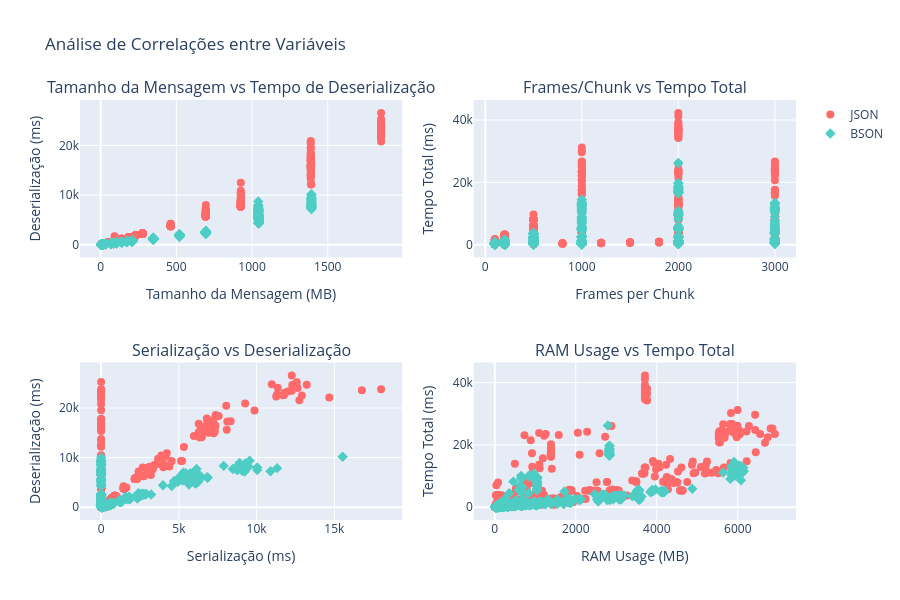

Notebook code cell kept with this figure:
### Markdown cell above
## 4. Análise de Correlações - Scatter Plots & Heatmaps

Exploração das relações entre variáveis e identificação de padrões.

### Code cell
# Scatter Plots - Correlações entre variáveis
def create_scatter_plots():
    fig = make_subplots(
        rows=2, cols=2,
        subplot_titles=(
            'Tamanho da Mensagem vs Tempo de Deserialização',
            'Frames/Chunk vs Tempo Total', 
            'Serialização vs Deserialização',
            'RAM Usage vs Tempo Total'
        )
    )
    
    colors = {'JSON': '#FF6B6B', 'BSON': '#4ECDC4'}
    symbols = {'JSON': 'circle', 'BSON': 'diamond'}
    
    for format_name in df['format'].unique():
        data = df[df['format'] == format_name]
        
        # Message size vs deserialization time
        fig.add_trace(
            go.Scatter(
                x=data['message_size_bytes']/1024/1024, 
                y=data['deserialization_ms'],
                mode='markers',
                name=format_name,
                marker=dict(color=colors[format_name], symbol=symbols[format_name], size=8),
                showlegend=True
            ), row=1, col=1
        )
        
        # Frames/chunk vs total time
        fig.add_trace(
            go.Scatter(
                x=data['framesPerChunk'], 
                y=data['total_ms'],
                mode='markers',
                name=format_name,
                marker=dict(color=colors[format_name], symbol=symbols[format_name], size=8),
                showlegend=False
            ), row=1, col=2
        )
        
        # Serialization vs deserialization
        fig.add_trace(
            go.Scatter(
                x=data['serialization_ms'], 
                y=data['deserialization_ms'],
                mode='markers',
                name=format_name,
                marker=dict(color=colors[format_name], symbol=symbols[format_name], size=8),
                showlegend=False
            ), row=2, col=1
        )
        
        # RAM vs total time
        fig.add_trace(
            go.Scatter(
                x=data['ram_bytes']/1024/1024, 
                y=data['total_ms'],
                mode='markers',
                name=format_name,
                marker=dict(color=colors[format_name], symbol=symbols[format_name], size=8),
                showlegend=False
            ), row=2, col=2
        )
    
    fig.update_layout(height=600, title_text="Análise de Correlações entre Variáveis")
    
    # Update axis labels
    fig.update_xaxes(title_text="Tamanho da Mensagem (MB)", row=1, col=1)
    fig.update_xaxes(title_text="Frames per Chunk", row=1, col=2)
    fig.update_xaxes(title_text="Serialização (ms)", row=2, col=1)
    fig.update_xaxes(title_text="RAM Usage (MB)", row=2, col=2)
    
    fig.update_yaxes(title_text="Deserialização (ms)", row=1, col=1)
    fig.update_yaxes(title_text="Tempo Total (ms)", row=1, col=2)
    fig.update_yaxes(title_text="Deserialização (ms)", row=2, col=1)
    fig.update_yaxes(title_text="Tempo Total (ms)", row=2, col=2)
    
    return fig

scatter_fig = create_scatter_plots()
scatter_fig.show()

### Figure 1 — Plotly figure (JSON) as saved in the notebook; plotly's stock layout.template omitted (floating-point values rounded to 4 significant figures; data arrays with more than 128 entries replaced by an {"elided": "..."} marker saying what was removed)
{"data": [{"marker": {"color": "#FF6B6B", "size": 8, "symbol": "circle"}, "mode": "markers", "name": "JSON", "showlegend": true, "type": "scatter", "x": {"elided": "1140 float values"}, "xaxis": "x", "y": {"elided": "1140 int values"}, "yaxis": "y"}, {"marker": {"color": "#FF6B6B", "size": 8, "symbol": "circle"}, "mode": "markers", "name": "JSON", "showlegend": false, "type": "scatter", "x": {"elided": "1140 int values"}, "xaxis": "x2", "y": {"elided": "1140 int values"}, "yaxis": "y2"}, {"marker": {"color": "#FF6B6B", "size": 8, "symbol": "circle"}, "mode": "markers", "name": "JSON", "showlegend": false, "type": "scatter", "x": {"elided": "1140 int values"}, "xaxis": "x3", "y": {"elided": "1140 int values"}, "yaxis": "y3"}, {"marker": {"color": "#FF6B6B", "size": 8, "symbol": "circle"}, "mode": "markers", "name": "JSON", "showlegend": false, "type": "scatter", "x": {"elided": "1140 float values"}, "xaxis": "x4", "y": {"elided": "1140 int values"}, "yaxis": "y4"}, {"marker": {"color": "#4ECDC4", "size": 8, "symbol": "diamond"}, "mode": "markers", "name": "BSON", "showlegend": true, "type": "scatter", "x": {"elided": "990 float values"}, "xaxis": "x", "y": {"elided": "990 int values"}, "yaxis": "y"}, {"marker": {"color": "#4ECDC4", "size": 8, "symbol": "diamond"}, "mode": "markers", "name": "BSON", "showlegend": false, "type": "scatter", "x": {"elided": "990 int values"}, "xaxis": "x2", "y": {"elided": "990 int values"}, "yaxis": "y2"}, {"marker": {"color": "#4ECDC4", "size": 8, "symbol": "diamond"}, "mode": "markers", "name": "BSON", "showlegend": false, "type": "scatter", "x": {"elided": "990 int values"}, "xaxis": "x3", "y": {"elided": "990 int values"}, "yaxis": "y3"}, {"marker": {"color": "#4ECDC4", "size": 8, "symbol": "diamond"}, "mode": "markers", "name": "BSON", "showlegend": false, "type": "scatter", "x": {"elided": "990 float values"}, "xaxis": "x4", "y": {"elided": "990 int values"}, "yaxis": "y4"}], "layout": {"annotations": [{"font": {"size": 16}, "showarrow": false, "text": "Tamanho da Mensagem vs Tempo de Deserialização", "x": 0.225, "xanchor": "center", "xref": "paper", "y": 1, "yanchor": "bottom", "yref": "paper"}, {"font": {"size": 16}, "showarrow": false, "text": "Frames/Chunk vs Tempo Total", "x": 0.775, "xanchor": "center", "xref": "paper", "y": 1, "yanchor": "bottom", "yref": "paper"}, {"font": {"size": 16}, "showarrow": false, "text": "Serialização vs Deserialização", "x": 0.225, "xanchor": "center", "xref": "paper", "y": 0.375, "yanchor": "bottom", "yref": "paper"}, {"font": {"size": 16}, "showarrow": false, "text": "RAM Usage vs Tempo Total", "x": 0.775, "xanchor": "center", "xref": "paper", "y": 0.375, "yanchor": "bottom", "yref": "paper"}], "height": 600, "title": {"text": "Análise de Correlações entre Variáveis"}, "xaxis": {"anchor": "y", "domain": [0, 0.45], "title": {"text": "Tamanho da Mensagem (MB)"}}, "xaxis2": {"anchor": "y2", "domain": [0.55, 1], "title": {"text": "Frames per Chunk"}}, "xaxis3": {"anchor": "y3", "domain": [0, 0.45], "title": {"text": "Serialização (ms)"}}, "xaxis4": {"anchor": "y4", "domain": [0.55, 1], "title": {"text": "RAM Usage (MB)"}}, "yaxis": {"anchor": "x", "domain": [0.625, 1], "title": {"text": "Deserialização (ms)"}}, "yaxis2": {"anchor": "x2", "domain": [0.625, 1], "title": {"text": "Tempo Total (ms)"}}, "yaxis3": {"anchor": "x3", "domain": [0, 0.375], "title": {"text": "Deserialização (ms)"}}, "yaxis4": {"anchor": "x4", "domain": [0, 0.375], "title": {"text": "Tempo Total (ms)"}}}}
